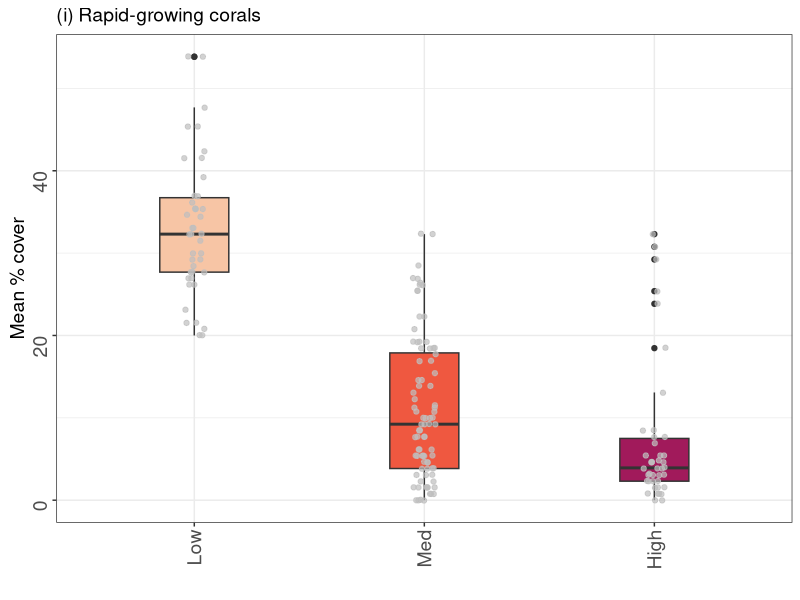
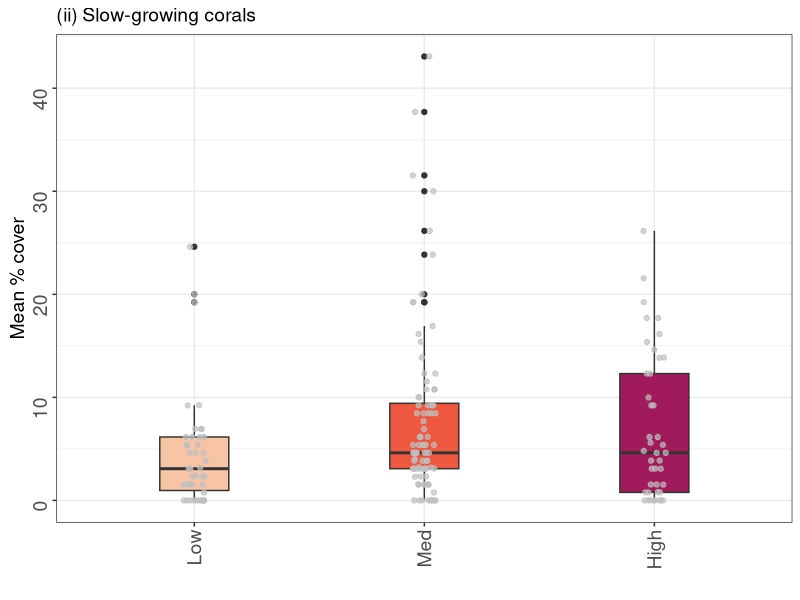
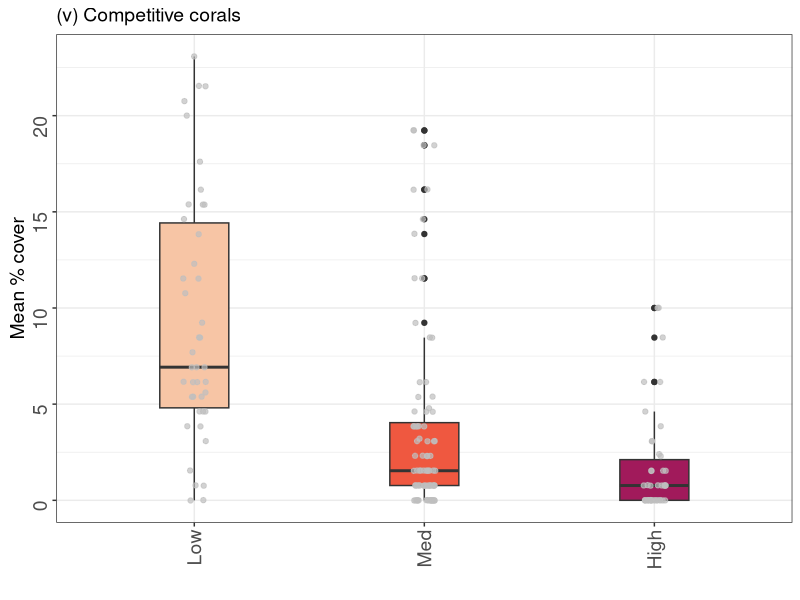
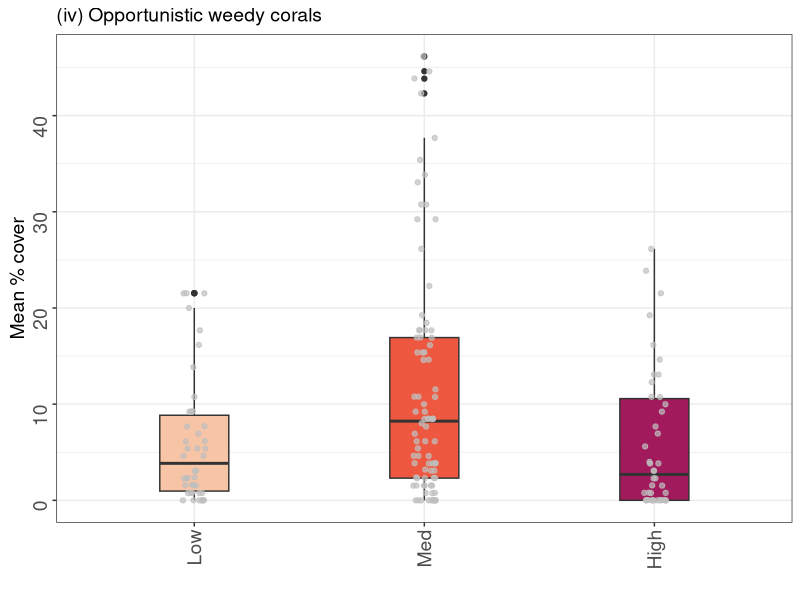
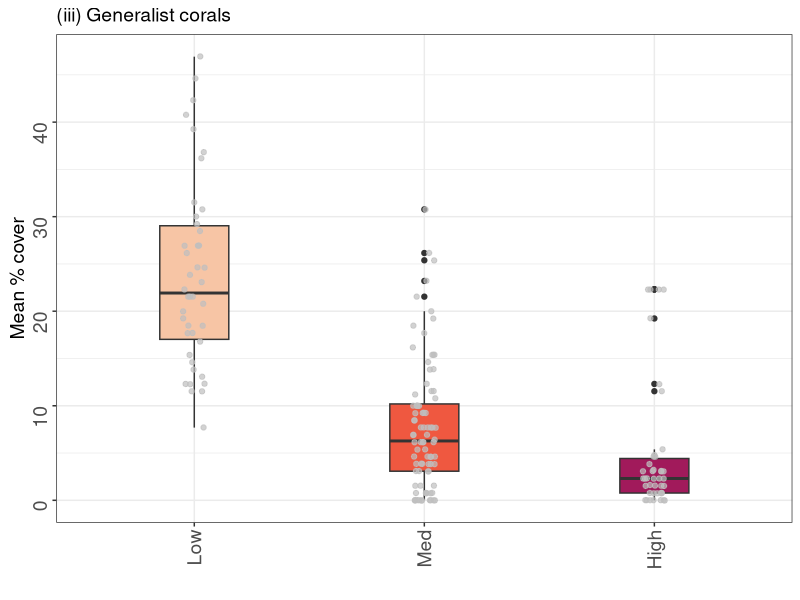
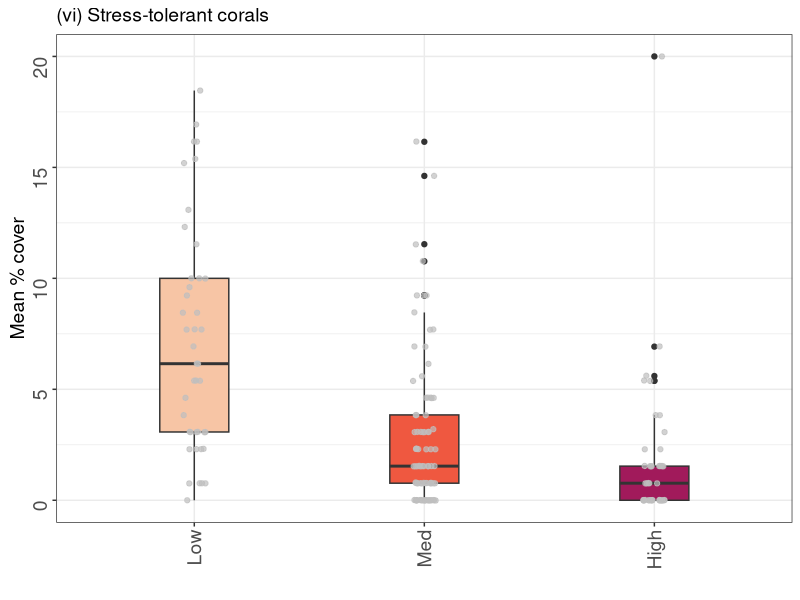
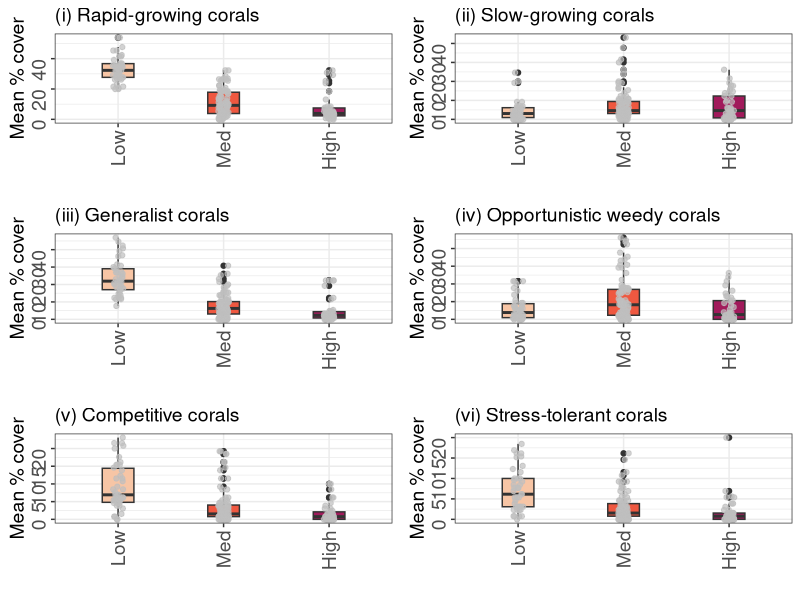
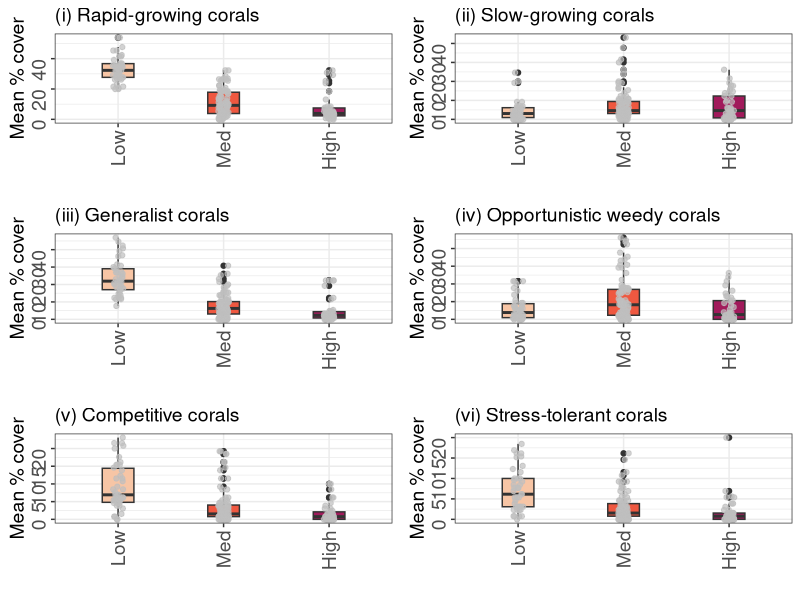

Source code (R) for these figures, in order:
## 4. Graphics
## f) Figure 7 Visualisation of dispersion results - Life History
## Description: Summary boxplots for dispersion categories - Life History categories
## Alice Lawrence | alice.lawrence@bangor.ac.uk
##  1st July 2024 (edited 6th Jan 2025)


## load libraries ------------------------------------------
install.packages("tidyverse")   # collection of packages (dplyr, ggplot2, readr tidyr etc)
install.packages("gridExtra")   # Grid graphic objects
install.packages("forcats")     # 
install.packages("terra")       # for viridis colour palette?
install.packages("ggpubr")

library(tidyverse) 
library(gridExtra)  
library(forcats)
library(terra)    
library(ggpubr)


#import data
coral_trans <- read.csv("data_output/benthic_transects_mean_coral.csv")

disp_cat <- read.csv("data_output/dispersion_major_site.csv")


# split site_transect column into 2 new ones
coral_trans <- coral_trans %>% 
  tidyr::separate(site_transect, c("sitename", "transect"), sep = "_", remove = FALSE) 


# merge dataframe with MAJOR & Disp categories
# benthic_characteristics_model <- merge(disp_major_site_model, benthic_characteristics_model, by = 'sitename', all.x=TRUE)
coral_trans_disp <- merge(disp_cat, coral_trans, by = 'sitename', all.x=TRUE)


# remove unwanted columns
coral_trans_disp <- select(coral_trans_disp, -c(2, 3, 4,5, 7)) 


# convert to factors: sitename, rank, dispersion
coral_site_trans <- 
  coral_trans_disp %>% 
  mutate(across (c(sitename, site_transect, dispersion) , as.factor))

str(coral_site_trans)
levels(coral_site_trans$sitename)
levels(coral_site_trans$dispersion)


# reorder levels in dispersion category factor #
coral_site_trans$dispersion <- factor(coral_site_trans$dispersion,
                                      levels = c('Low', 'Med', 'High'),
                                      labels = c('Low', 'Med', 'High'))

levels(coral_site_trans$dispersion)
unique(coral_site_trans$dispersion)

# summary plots - reorder x axis to L - M - H
level_orderX <- c("Low", "Med", "High")


# save to file
write.csv(file = "data_output/coral_site_trans_forlifehist.csv", coral_site_trans)



#### mean and SE values per dispersion category ####

# MEAN coral genera per dispersion category

# coral_trans_disp_values <- select(coral_trans_disp, c(6, 8, 10, 11, 13:20)) # dont need this??

# coral_trans_disp_values <- group_by(coral_trans_disp_values, dispersion)

coral_trans_disp_values <- group_by(coral_trans_disp, dispersion)

coral_trans_disp_mean <- summarise_all(coral_trans_disp_values, mean)

coral_trans_disp_mean <- select(coral_trans_disp_mean, -c(2,3,4))

write.csv(file = "data_output/coral_trans_disp_mean_forlh.csv", coral_trans_disp_mean)


# same for se
# create function to calculate Standard Error SE...
std.error<-function(x){
  sqrt(var(x)/length(x))
}

coral_trans_disp_se <- summarise_all(coral_trans_disp_values, std.error)

coral_trans_disp_se <- select(coral_trans_disp_se, -c(2,3,4))

write.csv(file = "data_output/coral_trans_disp_se_forlh.csv", coral_trans_disp_se)


#### LIFE HISTORY GROUPS ####

# combine into one column
coral_site_trans_grps <- coral_site_trans %>% 
  mutate(ACROPALL = ACROP + ACROPARB + ACROST + ACROTBL) %>% 
  mutate(FAVIIDS = FAV + FAVT) %>% 
  mutate(RAPID = ACROPALL + POC + STYLO + PORCYL + MONTI) %>% 
  mutate(SLOW = PORMAS + FAV + FAVT + POR + PORRUS + ASTRP) %>% 
  mutate(COMPETITIVE = ACROPALL + POC) %>% 
  mutate(STRESS = FAVIIDS + PAV + LOBOPH) %>% 
  mutate(WEEDY = PORCYL + PORRUS + STYLO + LEPT + ISOP) %>% 
  mutate(GENERALIST = MONTI + MERU)


# RAPID
(rapid_disp <- ggplot(coral_site_trans_grps, aes(x = factor(dispersion, level = level_orderX),
                                       y = RAPID,
                                       fill = dispersion,
                                       width = 0.4)) +
    geom_boxplot(width = 0.3) +
    geom_jitter(width = 0.05, colour = "grey", alpha = 0.7)+
    #ylim(0, 60) +
    viridis::scale_fill_viridis(alpha = 1, begin = 0.9, end = 0.4, option = "F", discrete=TRUE,
                                name = "Dispersion", labels=c("Low", "Medium", "High"), ) +
    labs(x = "",
         y = "Mean % cover",
         #title = "Calcifying substrates",
         subtitle = "(i) Rapid-growing corals") +
    theme_bw() +
    theme(plot.title = element_text(size = 14, hjust = 0.5),
          plot.subtitle = element_text(size = 14, hjust = 0),
          text=element_text(family="sans", size=14),
          axis.text.x = element_text(angle = 90, vjust = 0.5, hjust = 1, size = 14),
          axis.text.y = element_text(angle = 90, vjust = 0.5, hjust = 1, size = 14),
          axis.title.y = element_text(angle = 90, vjust = 0.5, hjust = 0.5, size = 14),
          legend.position = "none")
)



# SLOW
(slow_disp <- ggplot(coral_site_trans_grps, aes(x = factor(dispersion, level = level_orderX),
                                                 y = SLOW,
                                                 fill = dispersion,
                                                 width = 0.4)) +
    geom_boxplot(width = 0.3) +
    geom_jitter(width = 0.05, colour = "grey", alpha = 0.7)+
    #ylim(0, 60) +
    viridis::scale_fill_viridis(alpha = 1, begin = 0.9, end = 0.4, option = "F", discrete=TRUE,
                                name = "Dispersion", labels=c("Low", "Medium", "High"), ) +
    labs(x = "",
         y = "Mean % cover",
         #title = "Calcifying substrates",
         subtitle = "(ii) Slow-growing corals") +
    theme_bw() +
    theme(plot.title = element_text(size = 14, hjust = 0.5),
          plot.subtitle = element_text(size = 14, hjust = 0),
          text=element_text(family="sans", size=14),
          axis.text.x = element_text(angle = 90, vjust = 0.5, hjust = 1, size = 14),
          axis.text.y = element_text(angle = 90, vjust = 0.5, hjust = 1, size = 14),
          axis.title.y = element_text(angle = 90, vjust = 0.5, hjust = 0.5, size = 14),
          legend.position = "none")
)



# COMPETITIVE
(comp_disp <- ggplot(coral_site_trans_grps, aes(x = factor(dispersion, level = level_orderX),
                                                y = COMPETITIVE,
                                                fill = dispersion,
                                                width = 0.4)) +
    geom_boxplot(width = 0.3) +
    geom_jitter(width = 0.05, colour = "grey", alpha = 0.7)+
    #ylim(0, 60) +
    viridis::scale_fill_viridis(alpha = 1, begin = 0.9, end = 0.4, option = "F", discrete=TRUE,
                                name = "Dispersion", labels=c("Low", "Medium", "High"), ) +
    labs(x = "",
         y = "Mean % cover",
         #title = "Calcifying substrates",
         subtitle = "(v) Competitive corals") +
    theme_bw() +
    theme(plot.title = element_text(size = 14, hjust = 0.5),
          plot.subtitle = element_text(size = 14, hjust = 0),
          text=element_text(family="sans", size=14),
          axis.text.x = element_text(angle = 90, vjust = 0.5, hjust = 1, size = 14),
          axis.text.y = element_text(angle = 90, vjust = 0.5, hjust = 1, size = 14),
          axis.title.y = element_text(angle = 90, vjust = 0.5, hjust = 0.5, size = 14),
          legend.position = "none")
)



# WEEDY
(weedy_disp <- ggplot(coral_site_trans_grps, aes(x = factor(dispersion, level = level_orderX),
                                                y = WEEDY,
                                                fill = dispersion,
                                                width = 0.4)) +
    geom_boxplot(width = 0.3) +
    geom_jitter(width = 0.05, colour = "grey", alpha = 0.7)+
    #ylim(0, 60) +
    viridis::scale_fill_viridis(alpha = 1, begin = 0.9, end = 0.4, option = "F", discrete=TRUE,
                                name = "Dispersion", labels=c("Low", "Medium", "High"), ) +
    labs(x = "",
         y = "Mean % cover",
         #title = "Calcifying substrates",
         subtitle = "(iv) Opportunistic weedy corals") +
    theme_bw() +
    theme(plot.title = element_text(size = 14, hjust = 0.5),
          plot.subtitle = element_text(size = 14, hjust = 0),
          text=element_text(family="sans", size=14),
          axis.text.x = element_text(angle = 90, vjust = 0.5, hjust = 1, size = 14),
          axis.text.y = element_text(angle = 90, vjust = 0.5, hjust = 1, size = 14),
          axis.title.y = element_text(angle = 90, vjust = 0.5, hjust = 0.5, size = 14),
          legend.position = "none")
)



# GENERALIST
(general_disp <- ggplot(coral_site_trans_grps, aes(x = factor(dispersion, level = level_orderX),
                                                y = GENERALIST,
                                                fill = dispersion,
                                                width = 0.4)) +
    geom_boxplot(width = 0.3) +
    geom_jitter(width = 0.05, colour = "grey", alpha = 0.7)+
    #ylim(0, 60) +
    viridis::scale_fill_viridis(alpha = 1, begin = 0.9, end = 0.4, option = "F", discrete=TRUE,
                                name = "Dispersion", labels=c("Low", "Medium", "High"), ) +
    labs(x = "",
         y = "Mean % cover",
         #title = "Calcifying substrates",
         subtitle = "(iii) Generalist corals") +
    theme_bw() +
    theme(plot.title = element_text(size = 14, hjust = 0.5),
          plot.subtitle = element_text(size = 14, hjust = 0),
          text=element_text(family="sans", size=14),
          axis.text.x = element_text(angle = 90, vjust = 0.5, hjust = 1, size = 14),
          axis.text.y = element_text(angle = 90, vjust = 0.5, hjust = 1, size = 14),
          axis.title.y = element_text(angle = 90, vjust = 0.5, hjust = 0.5, size = 14),
          legend.position = "none")
)


# STRESS
(stress_disp <- ggplot(coral_site_trans_grps, aes(x = factor(dispersion, level = level_orderX),
                                                y = STRESS,
                                                fill = dispersion,
                                                width = 0.4)) +
    geom_boxplot(width = 0.3) +
    geom_jitter(width = 0.05, colour = "grey", alpha = 0.7)+
    #ylim(0, 60) +
    viridis::scale_fill_viridis(alpha = 1, begin = 0.9, end = 0.4, option = "F", discrete=TRUE,
                                name = "Dispersion", labels=c("Low", "Medium", "High"), ) +
    labs(x = "",
         y = "Mean % cover",
         #title = "Calcifying substrates",
         subtitle = "(vi) Stress-tolerant corals") +
    theme_bw() +
    theme(plot.title = element_text(size = 14, hjust = 0.5),
          plot.subtitle = element_text(size = 14, hjust = 0),
          text=element_text(family="sans", size=14),
          axis.text.x = element_text(angle = 90, vjust = 0.5, hjust = 1, size = 14),
          axis.text.y = element_text(angle = 90, vjust = 0.5, hjust = 1, size = 14),
          axis.title.y = element_text(angle = 90, vjust = 0.5, hjust = 0.5, size = 14),
          legend.position = "none")
)


# 6 portrait with categories only
ggarrange(rapid_disp, slow_disp, general_disp, weedy_disp, comp_disp, stress_disp, 
          ncol=2, nrow=3, 
          common.legend = TRUE, 
          legend="none")

ggsave("graphs/Figure7_lifehist_box.pdf", width = 8, height = 12, dpi = 200)
ggsave("graphs/Figure7_lifehist_box.tiff", width = 8, height = 12, dpi = 200)
